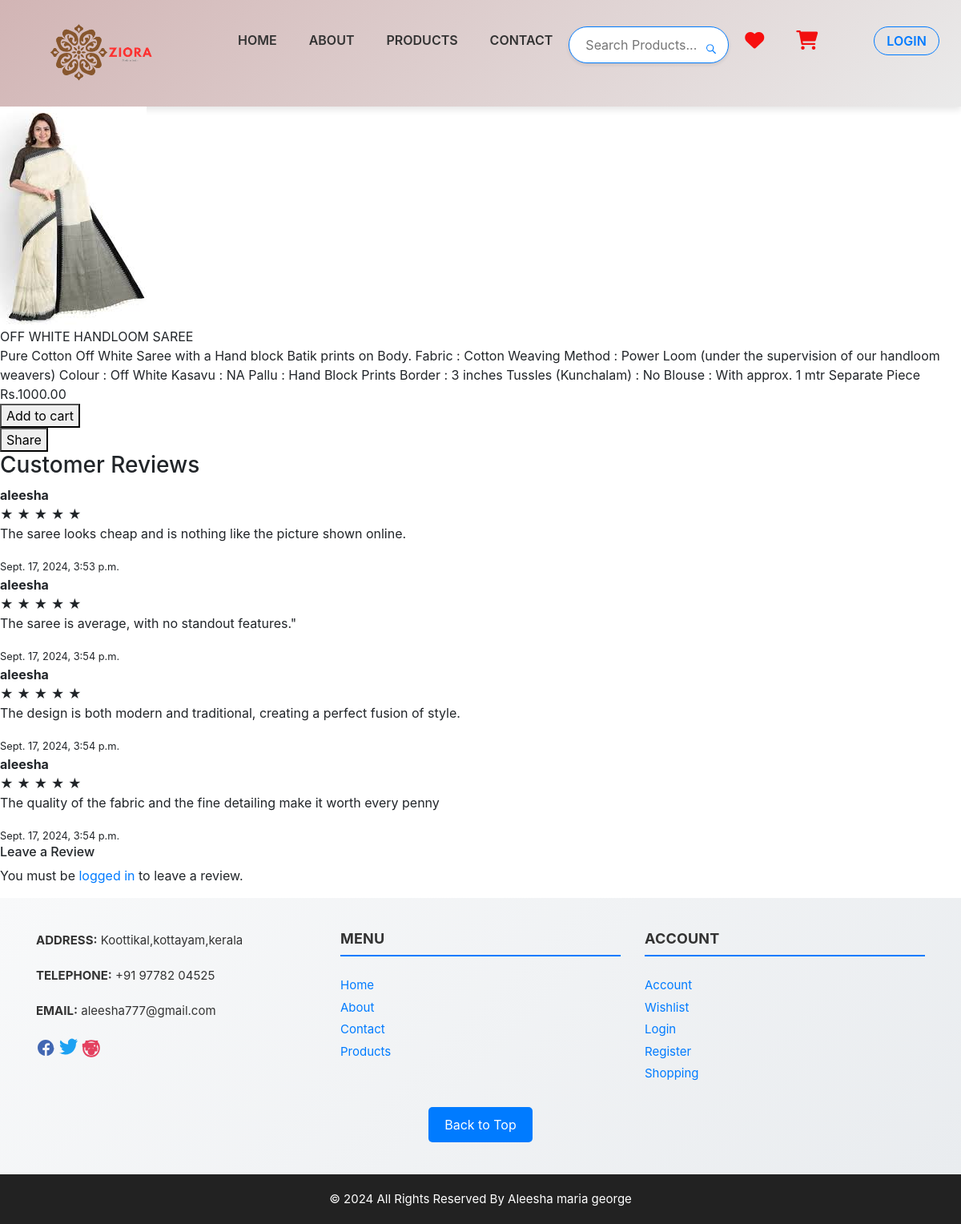
The app's page /product/11/ with its own data.
### saree/models.py (models this page shows, shortened)
class Product(models.Model):
    name = models.CharField(max_length=255, unique=True)
    description = models.TextField()
    price = models.DecimalField(max_digits=10, decimal_places=2)
    image = models.ImageField(upload_to='productimages/')
    is_active = models.BooleanField(default=True)
    quantity = models.IntegerField(default=0)
    reorderlevel = models.IntegerField(default=0)
    category = models.CharField(max_length=100, default='Uncategorized')
    created_at = models.DateTimeField(auto_now_add=True)

class Review(models.Model):
    product = models.ForeignKey(Product, on_delete=models.CASCADE, related_name='reviews')
    user = models.ForeignKey(User, on_delete=models.CASCADE)
    comment = models.TextField()
    rating = models.IntegerField(
        default=1,
        validators=[MinValueValidator(1), MaxValueValidator(5)]  # Ensure rating is between 1 and 5
    )
    created_at = models.DateTimeField(default=timezone.now)
    sentiment = models.CharField(max_length=10, blank=True)  # New field for sentiment

### saree/views.py (the view)
# urls.py: path('product/<int:product_id>/', views.product_detail, name='product_detail'),
def product_detail(request, product_id):
    product = get_object_or_404(Product, id=product_id)
    reviews = product.reviews.all()
    if request.method == 'POST':
        if request.user.is_authenticated:
            form = ReviewForm(request.POST)
            if form.is_valid():
                review = form.save(commit=False)
                review.product = product
                review.user = request.user
                review.save()
                return redirect('product_detail', product_id=product_id)
        else:
            return redirect('login')  # Redirect to login if user is not authenticated
    else:
        form = ReviewForm()
    star_range = range(1, 6)
    context = {
        'product': product,
        'reviews': reviews,
        'form': form,
        'star_range': star_range
    }
    return render(request, 'product_detail.html', context)

### saree/forms.py
class ReviewForm(forms.ModelForm):
    class Meta:
        model = Review
        fields = ['comment', 'rating']
        widgets = {
            'comment': forms.Textarea(attrs={'rows': 4}),
            'rating': forms.NumberInput(attrs={'min': 1, 'max': 5})
        }

### saree/templates/product_detail.html (shortened to what this page needs)
{% load static %}
<!DOCTYPE html>
<html>
   <head>
      <link rel="stylesheet" type="text/css" href="{% static 'css/bootstrap.css' %}" />
      <link href="{% static 'css/font-awesome.min.css' %}" rel="stylesheet" />
      <link href="{% static 'css/style.css' %}" rel="stylesheet" />
      <link href="{% static 'css/responsive.css' %}" rel="stylesheet" />
      <link href="https://stackpath.bootstrapcdn.com/bootstrap/4.5.2/css/bootstrap.min.css" rel="stylesheet">
      <link href="https://cdnjs.cloudflare.com/ajax/libs/font-awesome/6.0.0-beta3/css/all.min.css" rel="stylesheet">
   </head>
   <body>
      <div class="hero_area">
         <header class="header_section" style="background: linear-gradient(135deg, #d2b5b5 0%, #eaeaea 100%); padding: 15px 0; box-shadow: 0 4px 8px rgba(0, 0, 0, 0.1);">
            <div class="container">
                <nav class="navbar navbar-expand-lg custom_nav-container">
                    <a class="navbar-brand" href="{% url 'index' %}">
                        <img  width="200px" src="{% static 'images/logo1.png' %}" alt="Logo" style="max-height: 80px;padding-right: 70px;"/>
                    </a>
                    <div class="collapse navbar-collapse" id="navbarSupportedContent">
                        <ul class="navbar-nav ml-auto">
                            <li class="nav-item">
                                <a class="nav-link" href="{% url 'index' %}" style="font-weight: 600; color: #333; transition: color 0.3s; padding-left: 20px;">Home</a>
                            </li>
                            <li class="nav-item">
                                <a class="nav-link" href="{% url 'about' %}" style="font-weight: 600; color: #333; transition: color 0.3s;">About</a>
                            </li>
                            <li class="nav-item">
                                <a class="nav-link" href="{% url 'products' %}" style="font-weight: 600; color: #333; transition: color 0.3s;">Products</a>
                            </li>
                            <li class="nav-item">
                                <a class="nav-link" href="{% url 'contact' %}" style="font-weight: 600; color: #333; transition: color 0.3s;">Contact</a>
                            </li>
                            <li class="nav-item">
                                <form method="GET" action="{% url 'search' %}" style="position: relative; width: 200px;">
                                    <input type="text" name="query" placeholder="Search products..."
                                        style="width: 100%; padding: 12px 30px 12px 20px; border-radius: 25px; border: 1px solid #c8b1b1; outline: none; box-shadow: 0 2px 4px rgba(0, 0, 0, 0.1); font-size: 16px; transition: box-shadow 0.3s ease-in-out, border-color 0.3s ease; border-color: #007bff;"
                                        onfocus="this.style.boxShadow='0 4px 8px rgba(0, 0, 0, 0.2)'; this.style.borderColor='#0056b3';"
                                        onblur="this.style.boxShadow='0 2px 4px rgba(0, 0, 0, 0.1)'; this.style.borderColor='#ddd';"/>
                                    <button type="submit"
                                        style="position: absolute; right: 10px; top: 50%; transform: translateY(-50%); background: none; border: none; padding: 0; cursor: pointer; transition: opacity 0.3s ease;">
                                    </button>
                                </form>
                            </li>
                            <li class="nav-item">
                                <a class="nav-link" href="{% url 'view_to_wishlist' %}" style="position: relative; color: #f70f0f;">
                                    <i class="fas fa-heart" style="font-size: 1.5em;"></i>
                                </a>
                            </li>
                            <li class="nav-item">
                                <a class="nav-link" href="{% url 'cart' %}" style="position: relative; color: #f21010;">
                                    <i class="fas fa-shopping-cart" style="font-size: 1.5em; "></i>
                                </a>
                            </li>
                            {% if user.is_authenticated %}
                            <li class="nav-item" style="padding-left: 50px">
                                <a class="nav-link" href="{% url 'user_logout' %}" style="background: transparent; border: 1px solid #007bff; border-radius: 20px; padding: 5px 15px; color: #007bff; font-weight: 600; transition: background 0.3s, color 0.3s;">Logout</a>
                            </li>
                            <li class="nav-item">
                                <a class="nav-link" href="{% url 'order_list_and_detail' %}"
                                   style="font-weight: 600; color: white; background-color: #bb5b3e; padding: 10px 20px; border-radius: 5px; transition: background-color 0.3s ease, color 0.3s ease; text-align: center; display: inline-block; border: none; margin-left: 50px;">
                                   Track_Order
                                </a>
                            </li>
                            {% else %}
                            <li class="nav-item" style="padding-left: 50px">
                                <a class="nav-link" href="{% url 'user_login' %}" style="background: transparent; border: 1px solid #007bff; border-radius: 20px; padding: 5px 15px; color: #007bff; font-weight: 600; transition: background 0.3s, color 0.3s;">Login</a>
                            </li>
                            {% endif %}
                        </ul>
                    </div>
                </nav>
            </div>
        </header>
        <section>
    <div class="product-details">
        <div class="product-image">
            <a href="/product/{{ product.id }}">
                <img src="{{ product.image.url }}" alt="{{ product.name }}">
            </a>
        </div>
        <div class="product-info">
            <div class="title">{{ product.name }}</div>
            <div class="description">{{ product.description }}</div>
            <div class="price">Rs.{{ product.price }}</div>
            <div class="button-group">
                <form action="{% url 'add_to_cart' product.id %}" method="post" class="add-to-cart-form" {% if product.quantity == 0 %}style="pointer-events: none;"{% endif %}>
                    <button type="submit" class="add-to-cart" {% if product.quantity == 0 %}disabled{% endif %}>
                        {% if product.quantity == 0 %}Out of Stock{% else %}Add to cart{% endif %}
                    </button>
                </form>
                <button type="button" id="shareBtn" {% if product.quantity == 0 %}disabled{% endif %}>
                    Share
                </button>
            </div>
        </div>
    </div>
    <div class="review-section">
        <div class="reviews-container">
            <h3>Customer Reviews</h3>
            <div id="reviews">
                {% for review in reviews %}
                    <div class="review">
                        <div class="review-header">
                            <strong>{{ review.user.username }}</strong>
                            <div class="review-rating">
                                {% for i in star_range %}
                                    <span class="star {% if i <= review.rating %}filled{% endif %}">&#9733;</span>
                                {% endfor %}
                            </div>
                        </div>
                        <p class="review-comment">{{ review.comment }}</p>
                        <small class="review-date">{{ review.created_at }}</small>
                    </div>
                {% empty %}
                    <p>No reviews yet. Be the first to review!</p>
                {% endfor %}
            </div>
            <h6>Leave a Review</h6>
            {% if user.is_authenticated %}
                <form method="post" class="review-form">
                    {% csrf_token %}
                    <div class="form-group">
                        {{ form.comment }}
                    </div>
                    <div class="form-group">
                        {{ form.rating }}
                    </div>
                    <button type="submit" class="submit-review">Submit Review</button>
                </form>
            {% else %}
                <p>You must be <a href="{% url 'user_login' %}">logged in</a> to leave a review.</p>
            {% endif %}
        </div>
    </div>
</section>
       <footer style="background: linear-gradient(135deg, #f8f9fa, #e9ecef); padding: 40px 0; color: #333;">
        <div class="container">
            <div class="row">
                <div class="col-md-4">
                    <div class="information_f">
                        <p><strong>ADDRESS:</strong> Koottikal,kottayam,kerala</p>
                        <p><strong>TELEPHONE:</strong> +91 97782 04525</p>
                        <p><strong>EMAIL:</strong> aleesha777@gmail.com</p>
                    </div>
                    <div class="social-icons" style="margin-top: 20px;">
                        <a href="#" class="social-icon" aria-label="Facebook">
                        </a>
                        <a href="#" class="social-icon" aria-label="Twitter">
                        </a>
                        <a href="#" class="social-icon" aria-label="Instagram">
                        </a>
                    </div>
                </div>
                <div class="col-md-8">
                    <div class="row">
                        <div class="col-md-6">
                            <div class="widget_menu">
                                <h3 style="border-bottom: 2px solid #007bff; padding-bottom: 10px; margin-bottom: 20px;">Menu</h3>
                                <ul style="list-style-type: none; padding: 0;">
                                    <li><a href="{% url 'index' %}" style="color: #007bff; text-decoration: none;">Home</a></li>
                                    <li><a href="{% url 'about' %}" style="color: #007bff; text-decoration: none;">About</a></li>
                                    <li><a href="{% url 'contact' %}" style="color: #007bff; text-decoration: none;">Contact</a></li>
                                    <li><a href="{% url 'products' %}" style="color: #007bff; text-decoration: none;">Products</a></li>
                                </ul>
                            </div>
                        </div>
                        <div class="col-md-6">
                            <div class="widget_menu">
                                <h3 style="border-bottom: 2px solid #007bff; padding-bottom: 10px; margin-bottom: 20px;">Account</h3>
                                <ul style="list-style-type: none; padding: 0;">
                                    <li><a href="{% url 'profile_update' %}" style="color: #007bff; text-decoration: none;">Account</a></li>
                                    <li><a href="{% url 'view_to_wishlist' %}" style="color: #007bff; text-decoration: none;">Wishlist</a></li>
                                    <li><a href="{% url 'user_login' %}" style="color: #007bff; text-decoration: none;">Login</a></li>
                                    <li><a href="{% url 'user_register' %}" style="color: #007bff; text-decoration: none;">Register</a></li>
                                    <li><a href="{% url 'products' %}" style="color: #007bff; text-decoration: none;">Shopping</a></li>
                                </ul>
                            </div>
                        </div>
                    </div>
                </div>
            </div>
            <div class="back-to-top" style="text-align: center; margin-top: 30px;">
                <a href="#" style="display: inline-block; padding: 10px 20px; background-color: #007bff; color: #fff; text-decoration: none; border-radius: 5px;">Back to Top</a>
            </div>
        </div>
    </footer>
          <div class="cpy_">
             <p>© 2024 All Rights Reserved By Aleesha maria george</a></p>
          </div>
       </body>
    </html>

### saree/static/css/style.css (style rules this page uses)
* { box-sizing: border-box; }
body { font-family: 'Montserrat', sans-serif; color: #0c0c0c; background-color: #ffffff; overflow-x: hidden; }
a, a:hover, a:focus { text-decoration: none; }
.hero_area { position: relative; min-height: 100vh; display: -webkit-box; display: -ms-flexbox; display: flex; -webkit-box-orient: vertical; -webkit-box-direction: normal; -ms-flex-direction: column; flex-direction: column; }
.header_section { padding: 15px 0; }
.navbar-brand { font-family: 'Playfair Display', serif; }
.custom_nav-container { padding: 0; }
.custom_nav-container .navbar-nav { margin-left: auto; }
.custom_nav-container .navbar-nav .nav-item .nav-link { padding: 5px 20px; color: #131313; text-align: center; text-transform: uppercase; border-radius: 5px; -webkit-transition: all 0.3s; transition: all 0.3s; font-weight: 700; }
footer { background: #f8f8f8; padding: 90px 0 70px; }
.information_f p { margin-bottom: 1.2rem; line-height: 25px; font-size: 15px; }
.widget_menu h3 { font-size: 18px; font-weight: 700; text-transform: uppercase; letter-spacing: 0.2px; margin-bottom: 25px; }
.widget_menu ul { list-style: none; padding: 0; margin: 0; }
.widget_menu ul li { float: left; width: 100%; }
.widget_menu ul li a { font-size: 15px; color: #000; margin-bottom: 0; float: left; width: 100%; margin-top: 5px; }
.widget_menu { float: left; width: 100%; }
form input { background: #fff; border: solid #ccc 1px; padding: 15px 15px; width: 100%; font-size: 14px; margin-bottom: 20px; text-transform: capitalize; line-height: normal; }
.cpy_ { background: #222; text-align: center; padding: 20px 0; }
.cpy_ p { margin: 0; color: #fff; font-size: 15px; font-weight: 400; }

### saree/static/css/responsive.css (style rules this page uses)
@media (min-width: 1200px) { .container { max-width: 1170px; } }

### records on screen
Product: image (picture), name "OFF WHITE HANDLOOM SAREE", description "Pure Cotton Off White Saree with a Hand block Batik prints on Body. Fabric : Cotton Weaving Method : Power Loom (under the supervision of our handloom weavers) Colour : Off White Kasavu : NA Pallu : Hand Block Prints Border : 3 inches Tussles (Kunchalam) : No Blouse : With approx. 1 mtr Separate Piece", price "1000.00"
Review: user.username "aleesha", comment "The saree looks cheap and is nothing like the picture shown online.", created_at "Sept. 17, 2024, 3:53 p.m."
Review: user.username "aleesha", comment "The saree is average, with no standout features.\"", created_at "Sept. 17, 2024, 3:54 p.m."
Review: user.username "aleesha", comment "The design is both modern and traditional, creating a perfect fusion of style.", created_at "Sept. 17, 2024, 3:54 p.m."
Review: user.username "aleesha", comment "The quality of the fabric and the fine detailing make it worth every penny", created_at "Sept. 17, 2024, 3:54 p.m."
